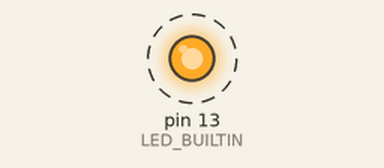
This sketch was run on a simulated Arduino Uno, built with avr-gcc and run on an emulated ATmega328P. Parts: output pins drawn as LEDs (lit = HIGH). Dashed ring = blinking. The audio player accepts every command and is not drawn; what the sketch prints to the serial monitor is not drawn.

Above: at 0.59 s.
Timing chart, 0 to 3.5 s (numbered marks = the images above):
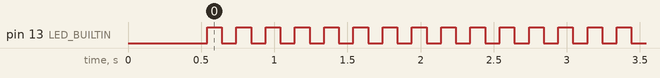

Measured:
- by itself, pin 13 (LED_BUILTIN): alternates HIGH for 0.10 s and LOW for 0.10 s

The sketch:

mp3playerWater.ino
```cpp
#include "SoftwareSerial.h"
#include "DFRobotDFPlayerMini.h"

SoftwareSerial mySoftwareSerial(3, 2); // RX, TX

DFRobotDFPlayerMini myDFPlayer;

void setup() {
  pinMode(LED_BUILTIN, OUTPUT);
  mySoftwareSerial.begin(9600);
  Serial.begin(9600);

  Serial.println();
  Serial.println(F("DFRobot DFPlayer Mini"));
  Serial.println(F("Initializing DFPlayer module ... Wait!"));


    if (!myDFPlayer.begin(mySoftwareSerial)) {
    Serial.println(F("Not initialized:"));
    Serial.println(F("1. Check the DFPlayer Mini connections"));
    Serial.println(F("2. Insert an SD card"));
    while (true)
      ;
    }

    Serial.println();
    Serial.println(F("DFPlayer Mini module initialized!"));

  myDFPlayer.setTimeOut(500);  // Serial timeout 500ms
  myDFPlayer.volume(30);        // Volume 5
  myDFPlayer.EQ(0);            // Normal equalization
  //myDFPlayer.loop(1);
  myDFPlayer.play(1);
}

void loop() {
  digitalWrite(LED_BUILTIN, HIGH);
  delay(100);
  digitalWrite(LED_BUILTIN, LOW);
  delay(100);
}
```
